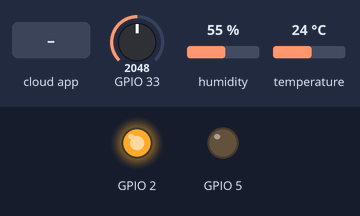
A sketch run on a simulated ESP32. Shown: output pins drawn as LEDs (lit = HIGH). Inputs (shaded band) come from the test bench; at power-on: GPIO 33 = 2048, humidity 55 %, temperature 24 °C. Pins used as bus, display or sensor lines are not drawn.

Above: at 1.2 s.
1.3 s: the phone or cloud app sets Trava to 1
At 2.1 s:
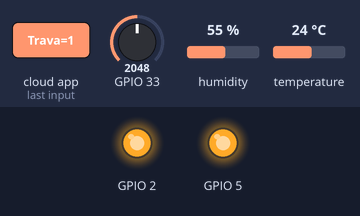
2.8 s: the phone or cloud app sets Led to 0
At 3.2 s:
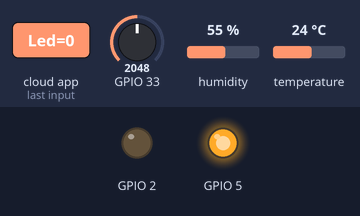
4.3 s: the phone or cloud app sets Trava to 0
At 5.5 s:
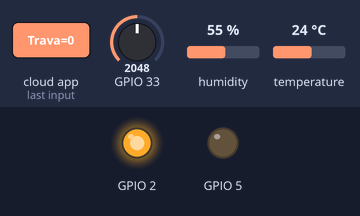
Timing chart, 0 to 7.3 s (numbered marks = the images above; inputs shaded):
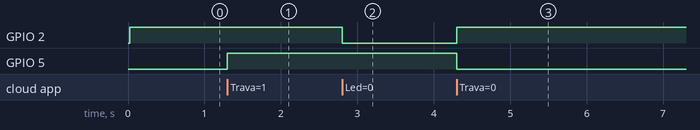

Measured:
- after the input at 1.3 s, GPIO 5: LOW → HIGH at once
- after the input at 2.8 s, GPIO 2: HIGH → LOW at once
- after the input at 4.3 s, GPIO 2: LOW → HIGH at once; GPIO 5: HIGH → LOW at once

The sketch:

ESP32-Rega.ino
```cpp
#define THINGER_SERIAL_DEBUG

//Inclui a biblioteca do servidor Thinker.io
#include <ThingerESP32.h>

//Definição do parâmetros para conexão com a plataforma Thinger.io
#define USERNAME "matheusandreta"
#define DEVICE_ID "Esp32Rega"
#define DEVICE_CREDENTIAL "2Ckr9KWC9OmxWfXs"
#define SSID "Andreta"
#define SSID_PASSWORD "mhandreta"

//Biblioteca Sensor de Temperatura
#include <Adafruit_Sensor.h>
#include "DHT.h"

//Determina os dados para fazer a conexão com a plataforma
ThingerESP32 thing(USERNAME, DEVICE_ID, DEVICE_CREDENTIAL);


//Pino de acesso do sensor de temperatura DHT11
const int DHTPIN = 13;

//Defini o tipo de sensor
#define DHTTYPE    DHT11

//Define Variáveis do DHT
DHT dht(DHTPIN, DHTTYPE);
float humidity;
float temperature;

//Criando variáveis
int pot;
bool Trav;

//Declaração da variavel para usar a função millis
unsigned long int tempoAnterior = 0;

void setup() {

  //Definição dos pinos como saida
  pinMode(2,OUTPUT);
  pinMode(33,OUTPUT);
  pinMode(5,OUTPUT);

  //Parâmetros para fazer a conexão WIFI
  thing.add_wifi(SSID, SSID_PASSWORD);


  //Criação das variaveis para envio dos pacotes
  thing["Sensores"] >> [](pson& out){
      out["Temperatura"] = temperature;
      out["Humidade"] = humidity;
      out["Umidadesolo"] = pot;
  };

  thing["Led"] << digitalPin(2);
  thing["Valvula"] << digitalPin(33);
  thing["Trava"] << digitalPin(5);

  //Inicia o sensor DHT11
  dht.begin();


}

void loop() {
  //Parâmetro que envia os dados para a plataforma Thinger.io
  thing.handle();

  //Leitura dos dados de temperatura e umidade relativa do DHT11
  humidity = dht.readHumidity();
  temperature = dht.readTemperature();

  //Leitura do sensor de umidade do solo
  pot = analogRead(33);
  //Converter a entrada 12 bits que é de 0 a 4095, para uma escala de 0 a 100
  pot = map(pot, 4095, 0, 0, 100);

  //Definição de uma trava para bloquear a valvula, quando o usuario quiser manter a valvula desligada
  Trav = digitalRead(5);

  //Estrutura condicional que só irá executar os comandos quando a trava estiver desligada (nivel lógico baixo - "LOW")
  if (Trav == LOW){
       //Executa a função quando a umidade for inferior à 30%
       if (pot < 60) {
          //Liga a valvula e liga o LED indicador
          digitalWrite(33, LOW);
          digitalWrite(2, HIGH);

      }
  }

  // Espera o tempo determinado de 10 segundos
  if (millis() - tempoAnterior >= 10000){
      tempoAnterior = millis();
      //Desliga a válvula e o LED indicador
      digitalWrite(33, HIGH);
      digitalWrite(2,LOW);
  }
}
```
